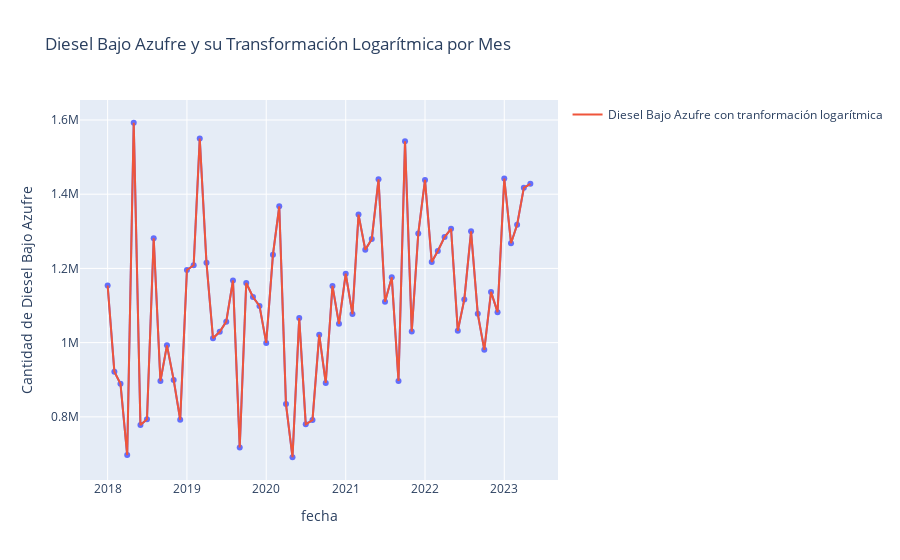

Notebook code cell kept with this figure:
### Markdown cell above
### Transformación de la serie
La serie no requiere una transformación logarítmica dado que es estacionaria en varianza.

### Code cell
data_diesel['diesel_log'] = np.log(data_diesel['diesel'])

fig = px.line(data_diesel, x='fecha', y='diesel', labels={'diesel': 'Cantidad de Diesel Bajo Azufre'}, title='Diesel Bajo Azufre y su Transformación Logarítmica por Mes', markers=True)
fig.add_scatter(x=data_diesel['fecha'], y=data_diesel['diesel'], mode='lines', name='Diesel Bajo Azufre con tranformación logarítmica')
fig.show()
